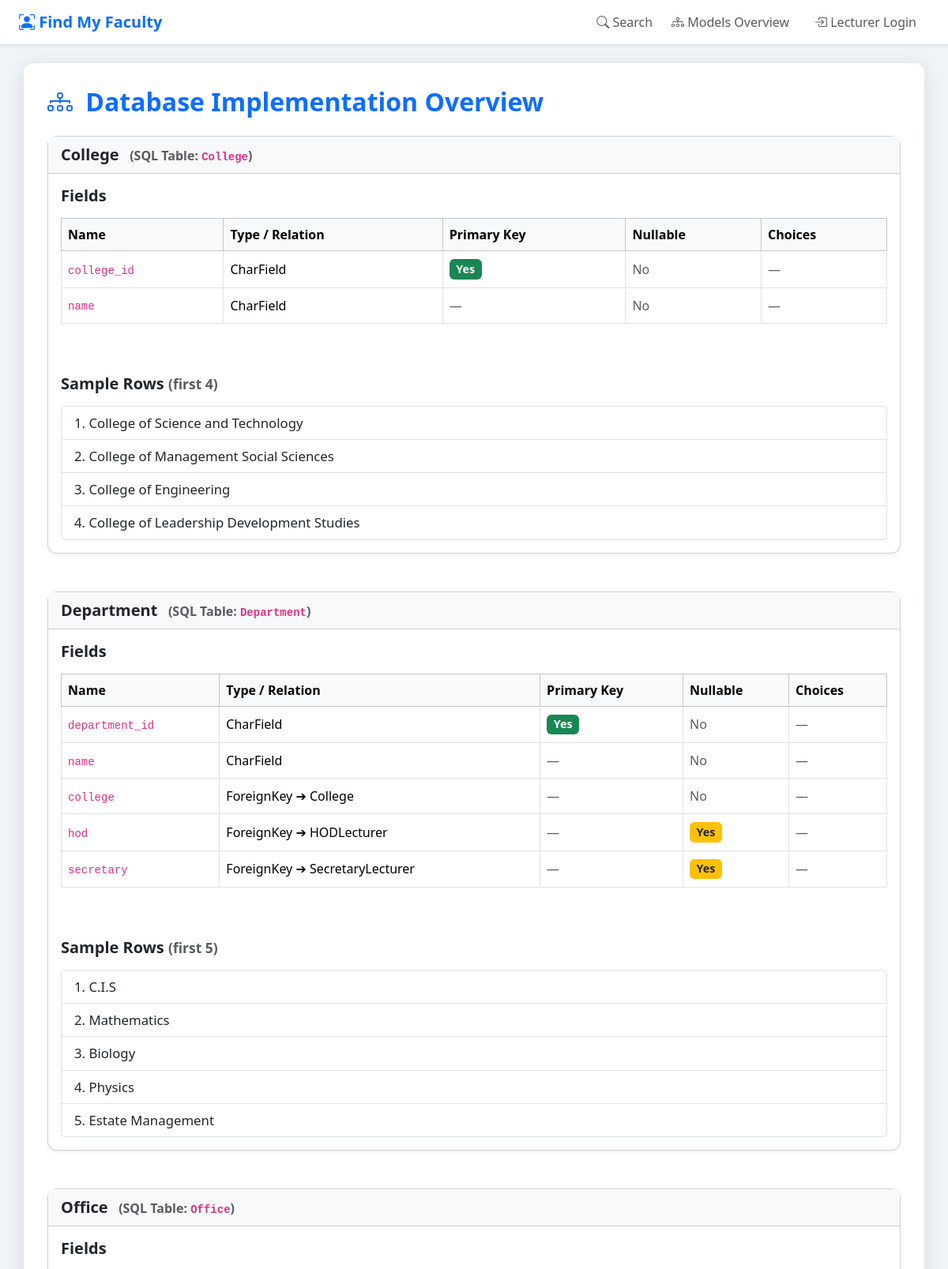
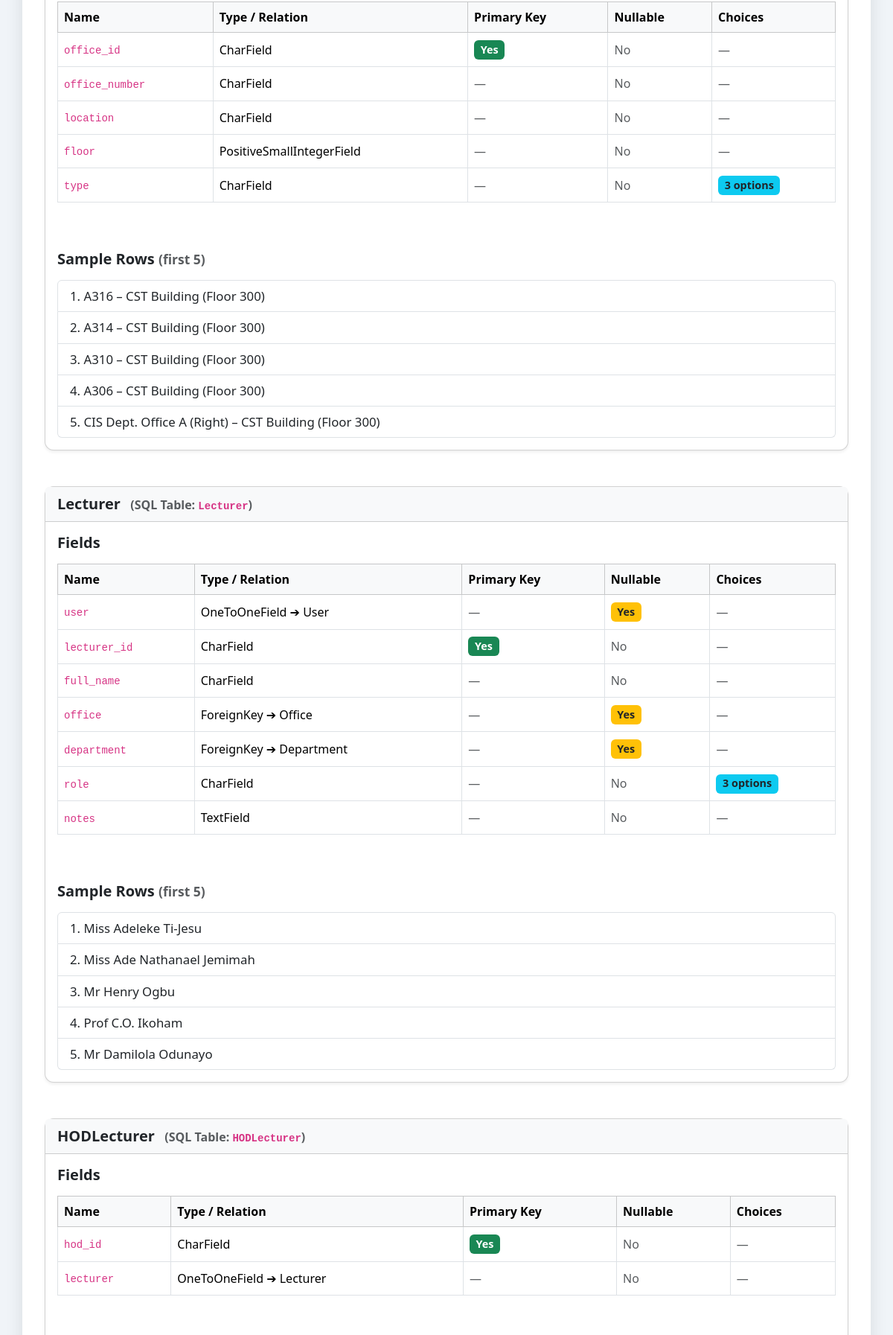
/model-diagram/ (upper part), run on the app's committed database (2 pictures, top to bottom).
### find_my_lecturer_app/models.py (models this page shows)
class College(models.Model):
    college_id = models.CharField(primary_key=True, max_length=8)
    name = models.CharField(max_length=100)
    class Meta:
        db_table = "College"
    def __str__(self):
        return self.name

class Department(models.Model):
    department_id = models.CharField(primary_key=True, max_length=8)
    name = models.CharField(max_length=100)
    college = models.ForeignKey(
        College,
        on_delete=models.PROTECT,
        related_name="departments",
    )
    hod = models.ForeignKey(
        "HODLecturer",
        on_delete=models.SET_NULL,
        null=True,
        blank=True,
        related_name="departments",
    )
    secretary = models.ForeignKey(
        "SecretaryLecturer",
        on_delete=models.SET_NULL,
        null=True,
        blank=True,
        related_name="departments",
    )
    class Meta:
        db_table = "Department"
    def __str__(self):
        return self.name

class Office(models.Model):
    TYPE_STANDARD = "STANDARD"
    TYPE_CUBICLE = "CUBICLE"
    TYPE_LAB = "LABORATORY"
    TYPE_CHOICES = [
        (TYPE_STANDARD, "Standard"),
        (TYPE_CUBICLE, "Cubicle"),
        (TYPE_LAB, "Laboratory"),
    ]
    office_id = models.CharField(primary_key=True, max_length=8)
    office_number = models.CharField(max_length=50)
    location = models.CharField(max_length=100)
    floor = models.PositiveSmallIntegerField()
    type = models.CharField(max_length=20, choices=TYPE_CHOICES)
    class Meta:
        db_table = "Office"
    def __str__(self):
        return f"{self.office_number} – {self.location} (Floor {self.floor})"

class Lecturer(models.Model):
    ROLE_LECTURER = "LECTURER"
    ROLE_HOD = "HOD"  # kept for quick filtering; actual role linkage is via *HODLecturer*
    ROLE_SECRETARY = "SECRETARY"  # idem
    ROLE_CHOICES = [
        (ROLE_LECTURER, "Lecturer"),
        (ROLE_HOD, "Head of Department"),
        (ROLE_SECRETARY, "Secretary"),
    ]
    user = models.OneToOneField(
        settings.AUTH_USER_MODEL,
        on_delete=models.CASCADE,
        related_name="lecturer_profile",
        null=True,
        blank=True,
    )
    lecturer_id = models.CharField(primary_key=True, max_length=8)
    full_name = models.CharField(max_length=120)
    office = models.ForeignKey(
        Office,
        on_delete=models.SET_NULL,
        null=True,
        blank=True,
        related_name="lecturers",
    )
    department = models.ForeignKey(
        Department,
        on_delete=models.SET_NULL,
        null=True,
        blank=True,
        related_name="lecturers",
    )
    role = models.CharField(max_length=10, choices=ROLE_CHOICES)
    notes = models.TextField(blank=True)
    class Meta:
        db_table = "Lecturer"
    def __str__(self):
        return self.full_name

### find_my_lecturer_app/views.py (the view)
# urls.py: path("model-diagram/", views.ModelsOverviewView.as_view(), name="models-overview"),
class ModelsOverviewView(TemplateView):
    template_name = "find_my_lecturer_app/models_overview.html"
    model_set = [College, Department, Office, Lecturer, HODLecturer, SecretaryLecturer]
    def get_context_data(self, **kwargs):
        context = super().get_context_data(**kwargs)
        models_info = []
        for mdl in self.model_set:
            meta = mdl._meta
            field_info = []
            for field in meta.get_fields():
                if not getattr(field, "concrete", False):
                    continue
                if field.is_relation and field.related_model:
                    f_type = f"{capfirst(field.get_internal_type())} ➔ {field.related_model.__name__}"
                else:
                    f_type = field.get_internal_type()
                field_info.append({
                    "name": field.name,
                    "type": f_type,
                    "null": getattr(field, "null", False),
                    "pk": field.primary_key,
                    "choices": field.choices if field.choices else None,
                })
            sample_rows = mdl.objects.all()[:5]
            models_info.append({
                "model_name": mdl.__name__,
                "db_table": meta.db_table,
                "fields": field_info,
                "samples": sample_rows,
            })
        context["models_info"] = models_info
        return context

### find_my_lecturer_app/models.py (called while the page is built)
    def __str__(self):
        return f"HOD {self.hod_id} – {self.lecturer.full_name}"

    def __str__(self):
        return f"Secretary {self.secretary_id} – {self.lecturer.full_name}"

### find_my_lecturer_app/templates/find_my_lecturer_app/models_overview.html (shortened to what this page needs)
{% extends "find_my_lecturer_app/base.html" %}
{% block content %}
<h2 class="mb-4 text-primary fw-bold">
  <i class="bi bi-diagram-3 me-2"></i> Database Implementation Overview
</h2>
{% for m in models_info %}
  <div class="card model-card shadow-sm mb-5">
    <div class="card-header">
      {{ m.model_name }}
      <span class="text-muted fs-6"> &nbsp; (SQL Table: <code>{{ m.db_table }}</code>)</span>
    </div>
    <div class="card-body">
      <h5 class="fw-semibold mb-3">Fields</h5>
      <div class="table-responsive">
        <table class="table table-hover table-bordered model-table">
          <thead class="table-light">
            <tr class="align-middle">
              <th>Name</th>
              <th>Type / Relation</th>
              <th>Primary Key</th>
              <th>Nullable</th>
              <th>Choices</th>
            </tr>
          </thead>
          <tbody>
            {% for f in m.fields %}
              <tr>
                <td><code>{{ f.name }}</code></td>
                <td>{{ f.type }}</td>
                <td>
                  {% if f.pk %}
                    <span class="badge bg-success">Yes</span>
                  {% else %}
                    <span class="text-muted">—</span>
                  {% endif %}
                </td>
                <td>
                  {% if f.null %}
                    <span class="badge bg-warning text-dark">Yes</span>
                  {% else %}
                    <span class="text-muted">No</span>
                  {% endif %}
                </td>
                <td>
                  {% if f.choices %}
                    <span class="badge bg-info text-dark">{{ f.choices|length }} option{{ f.choices|length|pluralize }}</span>
                  {% else %}
                    <span class="text-muted">—</span>
                  {% endif %}
                </td>
              </tr>
            {% endfor %}
          </tbody>
        </table>
      </div>
      <h5 class="fw-semibold mt-5 mb-3">Sample Rows <small class="text-muted">(first {{ m.samples|length }})</small></h5>
      {% if m.samples %}
        <ol class="list-group list-group-numbered">
          {% for obj in m.samples %}
            <li class="list-group-item">{{ obj }}</li>
          {% endfor %}
        </ol>
      {% else %}
        <p class="text-muted"><em>No data yet.</em></p>
      {% endif %}
    </div>
  </div>
{% endfor %}
{% endblock %}

### find_my_lecturer_app/templates/find_my_lecturer_app/base.html (style rules this page uses)
html, body { height: 100%; margin: 0; }
body { display: flex; flex-direction: column; background-color: #f0f4f8; font-family: 'Segoe UI', Tahoma, Geneva, Verdana, sans-serif; }

### find_my_lecturer_app/templates/find_my_lecturer_app/models_overview.html (style rules this page uses)
.model-card { font-size: 1.05rem; border-radius: 12px; }
.model-card .card-header { font-size: 1.25rem; font-weight: 600; background-color: #f8f9fa; }
.model-table th, .model-table td { font-size: 1rem; vertical-align: middle; }
.model-table td { padding-top: 0.6rem; padding-bottom: 0.6rem; }
.badge { font-size: 0.9rem; padding: 0.4em 0.6em; }

### data on the page
College: name "College of Science and Technology"
College: name "College of Management Social Sciences"
College: name "College of Engineering"
College: name "College of Leadership Development Studies"
Department: name "C.I.S"
Department: name "Mathematics"
Department: name "Biology"
Department: name "Physics"
Department: name "Estate Management"
Office: office_number+location+floor "A316 – CST Building (Floor 300)"
Office: office_number+location+floor "A314 – CST Building (Floor 300)"
Office: office_number+location+floor "A310 – CST Building (Floor 300)"
Office: office_number+location+floor "A306 – CST Building (Floor 300)"
Office: office_number+location+floor "CIS Dept. Office A (Right) – CST Building (Floor 300)"
Lecturer: full_name "Miss Adeleke Ti-Jesu"
Lecturer: full_name "Miss Ade Nathanael Jemimah"
Lecturer: full_name "Mr Henry Ogbu"
Lecturer: full_name "Prof C.O. Ikoham"
Lecturer: full_name "Mr Damilola Odunayo"

### other printed values
{{ m.model_name }} "College" "Department" "Office" "Lecturer" "HODLecturer"
{{ m.db_table }} "College" "Department" "Office" "Lecturer" "HODLecturer"
{{ f.name }} "college_id" "name" "department_id" "name" "college" "hod" "secretary" "office_id" "office_number" "location" "floor" "type" "user" "lecturer_id" "full_name" "office" "department" "role" "notes" "hod_id" "lecturer"
{{ f.type }} "CharField" "CharField" "CharField" "CharField" "ForeignKey ➔ College" "ForeignKey ➔ HODLecturer" "ForeignKey ➔ SecretaryLecturer" "CharField" "CharField" "CharField" "PositiveSmallIntegerField" "CharField" "OneToOneField ➔ User" "CharField" "CharField" "ForeignKey ➔ Office" "ForeignKey ➔ Department" "CharField" "TextField" "CharField" "OneToOneField ➔ Lecturer"
{{ m.samples|length }} "4" "5" "5" "5"
{{ f.choices|length }} "3" "3"
